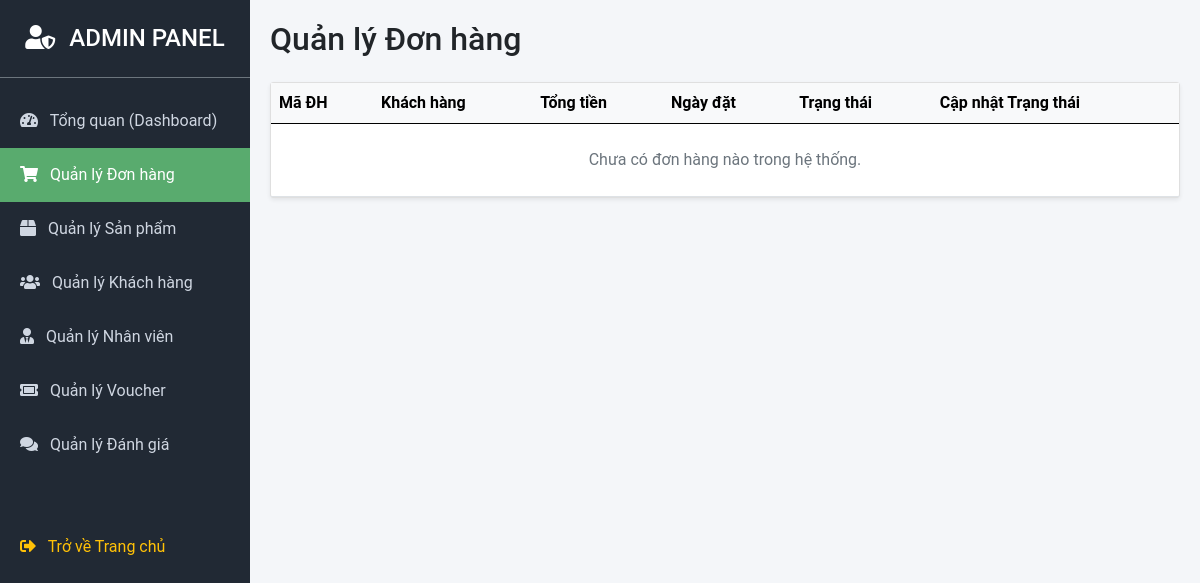
The app's page /index.php?page=admin&action=orders (signed in), older data.
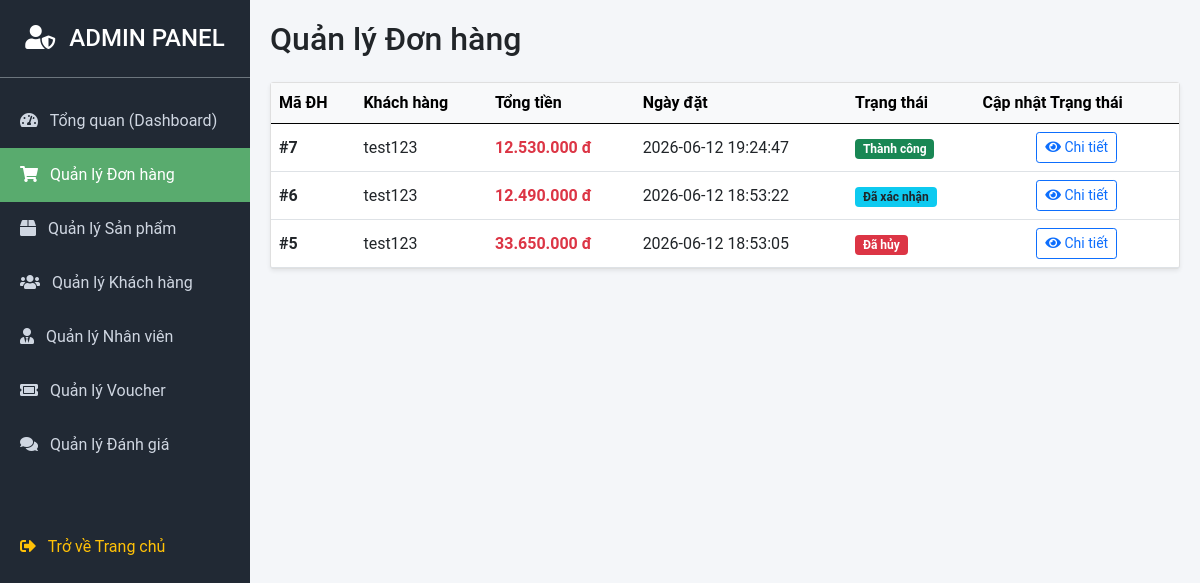
The same page, newer data.
### tables this page shows
CREATE TABLE `orders` (
  `id` int(11) NOT NULL,
  `user_id` int(11) NOT NULL,
  `voucher_id` int(11) DEFAULT NULL,
  `confirmed_by` int(11) DEFAULT NULL,
  `total_price` decimal(12,0) NOT NULL,
  `discount_amount` decimal(12,0) NOT NULL DEFAULT 0,
  `status` enum('pending','confirmed','shipping','delivered','cancelled') NOT NULL DEFAULT 'pending',
  `ordered_at` datetime NOT NULL DEFAULT current_timestamp()
);

CREATE TABLE `users` (
  `id` int(11) NOT NULL,
  `managed_by` int(11) DEFAULT NULL,
  `fullname` varchar(100) NOT NULL,
  `email` varchar(150) NOT NULL,
  `password` varchar(255) NOT NULL,
  `membership` enum('silver','gold','diamond') NOT NULL DEFAULT 'silver',
  `is_locked` tinyint(1) NOT NULL DEFAULT 0,
  `created_at` datetime NOT NULL DEFAULT current_timestamp(),
  `username` varchar(50) DEFAULT NULL,
  `image` varchar(255) DEFAULT 'default.png',
  `role` varchar(50) NOT NULL DEFAULT 'user'
);

### app/core/App.php (called while the page is built, shortened)
<?php
class App {
    protected $method = 'index';
    public function __construct() {
        $url = $this->parseUrl();
        $controllerName = ucfirst($url[0]) . 'Controller';
        if(file_exists(ROOT_PATH . '/app/controllers/' . $controllerName . '.php')) {
            unset($url[0]);
        }
        $this->controller = new $this->controller;
        $this->params = $url ? array_values($url) : [];
        call_user_func_array([$this->controller, $this->method], $this->params);
    }
    public function parseUrl() {
        if(isset($_GET['page'])) {
            $page = $_GET['page'];
            return [str_replace('-', '', $page)];
        }
        return ['Home'];
    }
}

### index.php (called while the page is built, shortened)
<?php
require_once ROOT_PATH . '/app/core/App.php';
$app = new App();

### app/models/database.php (called while the page is built)
<?php
class database{
    private $user;
    private $host_name;
    private $pass;
    private $name_db;
    private $is_conn = null;
    public function __construct(){
        $this->host_name = 'localhost';
        $this->name_db = 'basic_shop';
        $this->user = 'root';
        $this->pass = '';
    }
    public function connect(){
        try{
            $this->is_conn = new PDO("mysql:host=$this->host_name;dbname=$this->name_db", $this->user, $this->pass);
            $this->is_conn->setAttribute(PDO::ATTR_ERRMODE, PDO::ERRMODE_EXCEPTION);
        }catch(PDOException $e){
            echo "Lỗi kết nối cụ thể là: " . $e->getMessage() . "<br>";
            throw $e;
        }
        return $this->is_conn;
    }
}
?>

### app/models/AdminModel.php (called while the page is built, shortened)
<?php
include_once __DIR__ . '/database.php';
class AdminModel {
    private PDO $db;
    public function __construct() {
        $this->db = (new database())->connect();
    }
    public function getAllOrders(): array {
        try {
            $sql = "SELECT o.*, u.username
                    FROM orders o
                    LEFT JOIN users u ON o.user_id = u.id
                    ORDER BY o.ordered_at DESC";
            return $this->db->query($sql)->fetchAll(PDO::FETCH_ASSOC);
        } catch (Exception $e) {
            return [];
        }
    }
}

### app/views/admin/orders.php (the view, shortened to what this page needs)
<h2 class="mb-4">Quản lý Đơn hàng</h2>
<div class="card shadow-sm">
    <div class="card-body p-0">
        <div class="table-responsive">
            <table class="table table-hover mb-0 align-middle">
                <thead class="table-light">
                    <tr>
                        <th>Mã ĐH</th>
                        <th>Khách hàng</th>
                        <th>Tổng tiền</th>
                        <th>Ngày đặt</th>
                        <th>Trạng thái</th>
                        <th>Cập nhật Trạng thái</th>
                    </tr>
                </thead>
                <tbody>
                    <?php if (empty($orders)): ?>
                        <tr><td colspan="6" class="text-center py-4 text-muted">Chưa có đơn hàng nào trong hệ thống.</td></tr>
                    <?php else: ?>
                        <?php foreach ($orders as $order): ?>
                        <tr>
                            <td class="fw-bold">#<?= htmlspecialchars($order['id'] ?? '') ?></td>
                            <td><?= htmlspecialchars($order['username'] ?? 'Khách') ?></td>
                            <td class="text-danger fw-bold"><?= number_format($order['total_price'] ?? 0, 0, ',', '.') ?> đ</td>
                            <td><?= htmlspecialchars($order['ordered_at'] ?? '') ?></td>
                            <td>
                                <?php
                                    $badges = [
                                        'pending' => 'bg-warning text-dark',
                                        'confirmed' => 'bg-info text-dark',
                                        'shipping' => 'bg-primary',
                                        'delivered' => 'bg-success',
                                        'cancelled' => 'bg-danger'
                                    ];
                                    $statusText = [
                                        'pending' => 'Chờ xác nhận',
                                        'confirmed' => 'Đã xác nhận',
                                        'shipping' => 'Đang giao',
                                        'delivered' => 'Thành công',
                                        'cancelled' => 'Đã hủy'
                                    ];
                                    $currentStatus = $order['status'] ?? 'pending';
                                ?>
                                <span class="badge <?= $badges[$currentStatus] ?? 'bg-secondary' ?>">
                                    <?= $statusText[$currentStatus] ?? ucfirst($currentStatus) ?>
                                </span>
                            </td>
                            <td class="text-center">
                                <a href="<?= BASE_URL ?>index.php?page=admin&action=view_order&order_id=<?= $order['id'] ?>" class="btn btn-sm btn-outline-primary"><i class="fas fa-eye"></i> Chi tiết</a>
                            </td>
                        </tr>
                        <?php endforeach; ?>
                    <?php endif; ?>
                </tbody>
            </table>
        </div>
    </div>
</div>

### app/controllers/AdminController.php (shortened to what this page needs)
<?php
include_once __DIR__ . '/../models/AdminModel.php';
class AdminController extends Controller {
    private AdminModel $adminModel;
    public function __construct() {
        $this->adminModel = new AdminModel();
    }
    public function index() {
        $action = $_GET['action'] ?? 'dashboard';
        switch ($action) {
            case 'orders':
                $this->orders();
                break;
        }
    }
    private function orders() {
        $orders = $this->adminModel->getAllOrders();
        $message = null;
        $this->renderAdminView('orders', ['orders' => $orders, 'message' => $message]);
    }
    protected function renderAdminView($viewName, $data = []) {
        extract($data);
        $viewPath = __DIR__ . "/../views/admin/{$viewName}.php";
        include __DIR__ . '/../views/admin/layout.php';
    }
}

### app/views/admin/layout.php (shortened to what this page needs)
<!DOCTYPE html>
<html lang="vi">
<head>
    <link rel="stylesheet" href="<?= BASE_URL ?>assets/css/bootstrap.min.css">
    <link rel="stylesheet" href="https://cdnjs.cloudflare.com/ajax/libs/font-awesome/5.15.4/css/all.min.css">
</head>
<body>
    <div class="d-flex">
        <div class="sidebar flex-column" style="width: 250px;">
            <h4 class="text-center py-4 border-bottom border-secondary mb-0">
                <i class="fas fa-user-shield me-2"></i> ADMIN PANEL
            </h4>
            <nav class="nav flex-column mt-3">
                <a href="<?= BASE_URL ?>index.php?page=admin&action=dashboard" class="<?= ($_GET['action'] ?? 'dashboard') === 'dashboard' ? 'active' : '' ?>">
                    <i class="fas fa-tachometer-alt me-2"></i> Tổng quan (Dashboard)
                </a>
                <a href="<?= BASE_URL ?>index.php?page=admin&action=orders" class="<?= ($_GET['action'] ?? '') === 'orders' ? 'active' : '' ?>">
                    <i class="fas fa-shopping-cart me-2"></i> Quản lý Đơn hàng
                </a>
                <a href="<?= BASE_URL ?>index.php?page=admin&action=products" class="<?= ($_GET['action'] ?? '') === 'products' ? 'active' : '' ?>">
                    <i class="fas fa-box me-2"></i> Quản lý Sản phẩm
                </a>
                <a href="<?= BASE_URL ?>index.php?page=admin&action=customers" class="<?= ($_GET['action'] ?? '') === 'customers' ? 'active' : '' ?>">
                    <i class="fas fa-users me-2"></i> Quản lý Khách hàng
                </a>
                <a href="<?= BASE_URL ?>index.php?page=admin&action=employees" class="<?= ($_GET['action'] ?? '') === 'employees' ? 'active' : '' ?>">
                    <i class="fas fa-user-tie me-2"></i> Quản lý Nhân viên
                </a>
                <a href="<?= BASE_URL ?>index.php?page=admin&action=vouchers" class="<?= in_array(($_GET['action'] ?? ''), ['vouchers', 'add_voucher', 'edit_voucher']) ? 'active' : '' ?>">
                    <i class="fas fa-ticket-alt me-2"></i> Quản lý Voucher
                </a>
                <a href="<?= BASE_URL ?>index.php?page=admin&action=reviews" class="<?= in_array(($_GET['action'] ?? ''), ['reviews']) ? 'active' : '' ?>">
                    <i class="fas fa-comments me-2"></i> Quản lý Đánh giá
                </a>
                <a href="<?= BASE_URL ?>index.php?page=home" class="mt-5 text-warning">
                    <i class="fas fa-sign-out-alt me-2"></i> Trở về Trang chủ
                </a>
            </nav>
        </div>
        <div class="content-wrapper flex-grow-1">
            <?php
                if (isset($viewPath) && file_exists($viewPath)) {
                    include $viewPath;
                }
            ?>
        </div>
    </div>
</body>
</html>

### app/views/admin/layout.php (style rules this page uses)
body { font-family: 'Roboto', sans-serif; background-color: #f4f6f9; }
.sidebar { min-height: 100vh; background-color: #212934; color: white; }
.sidebar a { color: #cfd6e1; text-decoration: none; padding: 15px 20px; display: block; transition: 0.3s; }
.sidebar a:hover, .sidebar a.active { background-color: #59ab6e; color: white; }
.content-wrapper { padding: 20px; }

Row changes from the older to the newer data that the page shows:
added orders: id "7", user.username "test123", total_price "12.530.000", ordered_at "2026-06-12 19:24:47", status "Thành công"
added orders: id "6", user.username "test123", total_price "12.490.000", ordered_at "2026-06-12 18:53:22", status "Đã xác nhận"
added orders: id "5", user.username "test123", total_price "33.650.000", ordered_at "2026-06-12 18:53:05", status "Đã hủy"
Text that changed along with them:
text no longer shown: "Chưa có đơn hàng nào trong hệ thống."
